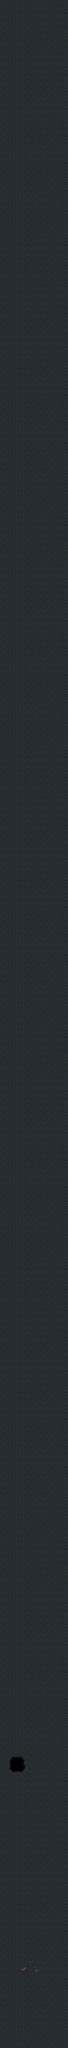

Below is a game level as drawn by its tile map, then a one-line description and the .tmx that defines it (tile-layer data replaced by summaries):
An orthogonal 10x300 tile map with 32x32 px tiles, 3 tile layers (background, terrain, decor) and 12 objects.

<map version="1.0" orientation="orthogonal" width="10" height="300" tilewidth="32" tileheight="32">
 <tileset firstgid="1" name="terrain" tilewidth="32" tileheight="32">
  <image source="terrain.png" width="672" height="736" />
 </tileset>
 <layer name="background" width="10" height="300">
  <data>[3000 cells, 3000 non-empty, 1 distinct tile ids]</data>
 </layer>
 <layer name="terrain" width="10" height="300">
  <data>[3000 cells, 0 non-empty, 0 distinct tile ids]</data>
 </layer>
 <layer name="decor" width="10" height="300">
  <data>[3000 cells, 11 non-empty, 11 distinct tile ids]</data>
 </layer>
 <objectgroup name="obstacles" width="10" height="300">
  <object x="271" y="9172" width="33" height="29">
   <ellipse />
  </object>
  <object x="1" y="9301">
   <polyline points="0,0 17,-1 29,-32 200,-27 203,150 215,161 236,159 249,130 245,-70 -1,-70 0,1" />
  </object>
  <object x="0" y="8882">
   <polyline points="0,0 17,-22 28,-34 267,-35 270,-69 27,-69 22,-80 11,-94 0,-106 0,2" />
  </object>
  <object x="322" y="8789">
   <polyline points="0,0 -15,-6 -30,-33 -265,-33 -279,-55 -279,-216 -271,-229 -250,-232 -186,-231 -170,-215 -170,-87 -166,-75 -29,-77 -19,-88 -23,-344 -47,-361 -48,-386 -24,-399 -16,-417 -4,-413 -1,4" />
  </object>
  <object x="3" y="8501">
   <polyline points="0,0 195,1 203,11 205,142 212,154 235,154 245,139 244,-18 226,-43 -3,-45 -3,0" />
  </object>
  <object x="45" y="8235" width="71" height="73">
   <ellipse />
  </object>
  <object x="79" y="9424" width="65" height="66">
   <ellipse />
  </object>
  <object x="174" y="9066" width="72" height="73">
   <ellipse />
  </object>
  <object x="48" y="9038" width="65" height="66">
   <ellipse />
  </object>
  <object x="76" y="8936" width="72" height="73">
   <ellipse />
  </object>
  <object x="259" y="9124" width="31" height="28">
   <ellipse />
  </object>
  <object x="320" y="9572">
   <polyline points="0,0 -321,1" />
  </object>
 </objectgroup>
</map>
